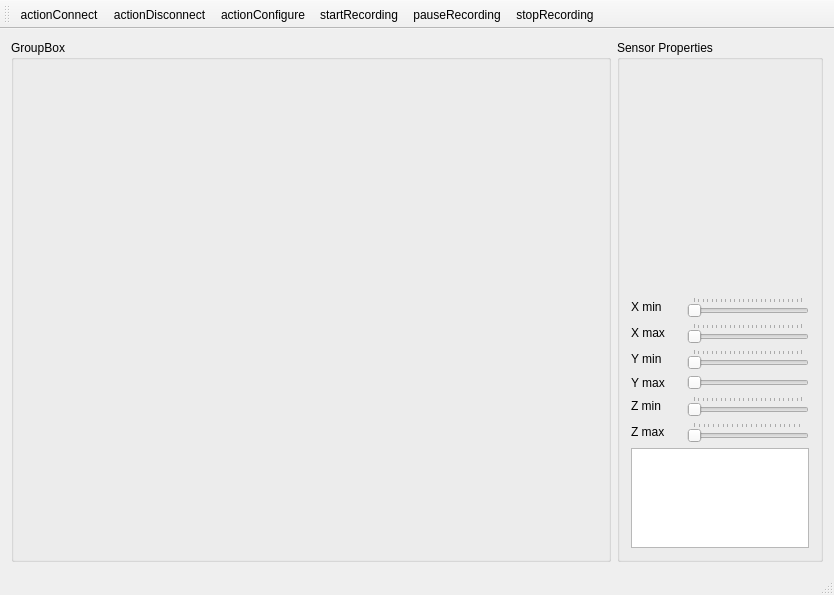
<?xml version="1.0" encoding="UTF-8"?>
<ui version="4.0">
 <class>MainWindow</class>
 <widget class="QMainWindow" name="MainWindow">
  <property name="geometry">
   <rect>
    <x>0</x>
    <y>0</y>
    <width>834</width>
    <height>595</height>
   </rect>
  </property>
  <property name="windowTitle">
   <string>MainWindow</string>
  </property>
  <widget class="QWidget" name="centralWidget">
   <layout class="QGridLayout" name="gridLayout_2">
    <item row="0" column="0">
     <layout class="QGridLayout" name="gridLayout_3">
      <item row="0" column="0">
       <widget class="QGroupBox" name="groupBox">
        <property name="enabled">
         <bool>true</bool>
        </property>
        <property name="sizePolicy">
         <sizepolicy hsizetype="Preferred" vsizetype="Preferred">
          <horstretch>0</horstretch>
          <verstretch>6</verstretch>
         </sizepolicy>
        </property>
        <property name="minimumSize">
         <size>
          <width>600</width>
          <height>0</height>
         </size>
        </property>
        <property name="title">
         <string>GroupBox</string>
        </property>
        <layout class="QGridLayout" name="gridLayout_4">
         <item row="0" column="0">
          <layout class="QVBoxLayout" name="verticalLayout_3">
           <item>
            <widget class="QCustomPlot" name="chart_1" native="true"/>
           </item>
           <item>
            <widget class="QCustomPlot" name="chart_3" native="true"/>
           </item>
           <item>
            <widget class="QCustomPlot" name="chart_2" native="true"/>
           </item>
          </layout>
         </item>
        </layout>
       </widget>
      </item>
     </layout>
    </item>
    <item row="0" column="1">
     <widget class="QGroupBox" name="groupBox_2">
      <property name="title">
       <string>Sensor Properties</string>
      </property>
      <layout class="QVBoxLayout" name="verticalLayout">
       <item>
        <widget class="MyGLWidget" name="myGLWidget" native="true"/>
       </item>
       <item>
        <layout class="QHBoxLayout" name="horizontalLayout">
         <item>
          <widget class="QLabel" name="label">
           <property name="minimumSize">
            <size>
             <width>50</width>
             <height>0</height>
            </size>
           </property>
           <property name="text">
            <string>X min</string>
           </property>
          </widget>
         </item>
         <item>
          <widget class="QSlider" name="horizontalSlider">
           <property name="maximum">
            <number>360</number>
           </property>
           <property name="singleStep">
            <number>1</number>
           </property>
           <property name="pageStep">
            <number>1</number>
           </property>
           <property name="orientation">
            <enum>Qt::Horizontal</enum>
           </property>
           <property name="tickPosition">
            <enum>QSlider::TicksAbove</enum>
           </property>
           <property name="tickInterval">
            <number>15</number>
           </property>
          </widget>
         </item>
        </layout>
       </item>
       <item>
        <layout class="QHBoxLayout" name="horizontalLayout_4">
         <item>
          <widget class="QLabel" name="label_4">
           <property name="minimumSize">
            <size>
             <width>50</width>
             <height>0</height>
            </size>
           </property>
           <property name="text">
            <string>X max</string>
           </property>
          </widget>
         </item>
         <item>
          <widget class="QSlider" name="horizontalSlider_4">
           <property name="maximum">
            <number>360</number>
           </property>
           <property name="singleStep">
            <number>16</number>
           </property>
           <property name="pageStep">
            <number>15</number>
           </property>
           <property name="orientation">
            <enum>Qt::Horizontal</enum>
           </property>
           <property name="tickPosition">
            <enum>QSlider::TicksAbove</enum>
           </property>
           <property name="tickInterval">
            <number>15</number>
           </property>
          </widget>
         </item>
        </layout>
       </item>
       <item>
        <layout class="QHBoxLayout" name="horizontalLayout_2">
         <item>
          <widget class="QLabel" name="label_2">
           <property name="minimumSize">
            <size>
             <width>50</width>
             <height>0</height>
            </size>
           </property>
           <property name="text">
            <string>Y min</string>
           </property>
          </widget>
         </item>
         <item>
          <widget class="QSlider" name="horizontalSlider_2">
           <property name="maximum">
            <number>360</number>
           </property>
           <property name="singleStep">
            <number>16</number>
           </property>
           <property name="pageStep">
            <number>15</number>
           </property>
           <property name="orientation">
            <enum>Qt::Horizontal</enum>
           </property>
           <property name="tickPosition">
            <enum>QSlider::TicksAbove</enum>
           </property>
           <property name="tickInterval">
            <number>15</number>
           </property>
          </widget>
         </item>
        </layout>
       </item>
       <item>
        <layout class="QHBoxLayout" name="horizontalLayout_6">
         <item>
          <widget class="QLabel" name="label_6">
           <property name="minimumSize">
            <size>
             <width>50</width>
             <height>0</height>
            </size>
           </property>
           <property name="text">
            <string>Y max</string>
           </property>
          </widget>
         </item>
         <item>
          <widget class="QSlider" name="horizontalSlider_6">
           <property name="maximum">
            <number>360</number>
           </property>
           <property name="singleStep">
            <number>16</number>
           </property>
           <property name="pageStep">
            <number>15</number>
           </property>
           <property name="orientation">
            <enum>Qt::Horizontal</enum>
           </property>
          </widget>
         </item>
        </layout>
       </item>
       <item>
        <layout class="QHBoxLayout" name="horizontalLayout_3">
         <item>
          <widget class="QLabel" name="label_3">
           <property name="minimumSize">
            <size>
             <width>50</width>
             <height>0</height>
            </size>
           </property>
           <property name="text">
            <string>Z min</string>
           </property>
          </widget>
         </item>
         <item>
          <widget class="QSlider" name="horizontalSlider_3">
           <property name="maximum">
            <number>360</number>
           </property>
           <property name="singleStep">
            <number>16</number>
           </property>
           <property name="pageStep">
            <number>15</number>
           </property>
           <property name="orientation">
            <enum>Qt::Horizontal</enum>
           </property>
           <property name="tickPosition">
            <enum>QSlider::TicksAbove</enum>
           </property>
           <property name="tickInterval">
            <number>15</number>
           </property>
          </widget>
         </item>
        </layout>
       </item>
       <item>
        <layout class="QHBoxLayout" name="horizontalLayout_5">
         <item>
          <widget class="QLabel" name="label_5">
           <property name="minimumSize">
            <size>
             <width>50</width>
             <height>0</height>
            </size>
           </property>
           <property name="text">
            <string>Z max</string>
           </property>
          </widget>
         </item>
         <item>
          <widget class="QSlider" name="horizontalSlider_5">
           <property name="maximum">
            <number>360</number>
           </property>
           <property name="singleStep">
            <number>16</number>
           </property>
           <property name="pageStep">
            <number>15</number>
           </property>
           <property name="orientation">
            <enum>Qt::Horizontal</enum>
           </property>
           <property name="tickPosition">
            <enum>QSlider::TicksAbove</enum>
           </property>
          </widget>
         </item>
        </layout>
       </item>
       <item>
        <widget class="QPlainTextEdit" name="plainTextEdit">
         <property name="maximumSize">
          <size>
           <width>16777215</width>
           <height>100</height>
          </size>
         </property>
        </widget>
       </item>
      </layout>
      <zorder>horizontalSlider_4</zorder>
      <zorder>horizontalSlider_5</zorder>
      <zorder>horizontalSlider_6</zorder>
      <zorder>label</zorder>
      <zorder>label_2</zorder>
      <zorder>label_3</zorder>
      <zorder>label_4</zorder>
      <zorder>label_5</zorder>
      <zorder>label_6</zorder>
      <zorder>horizontalSlider_2</zorder>
     </widget>
    </item>
   </layout>
  </widget>
  <widget class="QMenuBar" name="menuBar">
   <property name="geometry">
    <rect>
     <x>0</x>
     <y>0</y>
     <width>834</width>
     <height>19</height>
    </rect>
   </property>
  </widget>
  <widget class="QStatusBar" name="statusBar"/>
  <widget class="QToolBar" name="mainToolBar">
   <attribute name="toolBarArea">
    <enum>TopToolBarArea</enum>
   </attribute>
   <attribute name="toolBarBreak">
    <bool>false</bool>
   </attribute>
   <addaction name="actionActionConnect"/>
   <addaction name="actionActionDisconnect"/>
   <addaction name="actionActionConfigure"/>
   <addaction name="actionStartRecording"/>
   <addaction name="actionPauseRecording"/>
   <addaction name="actionStopRecording"/>
  </widget>
  <action name="actionActionConnect">
   <property name="icon">
    <iconset resource="images/resources.qrc">
     <normaloff>:/connect.png</normaloff>:/connect.png</iconset>
   </property>
   <property name="text">
    <string>actionConnect</string>
   </property>
   <property name="toolTip">
    <string>Connect to serial port</string>
   </property>
  </action>
  <action name="actionActionDisconnect">
   <property name="icon">
    <iconset resource="images/resources.qrc">
     <normaloff>:/disconnect.png</normaloff>:/disconnect.png</iconset>
   </property>
   <property name="text">
    <string>actionDisconnect</string>
   </property>
   <property name="toolTip">
    <string>Disconnect serial port</string>
   </property>
  </action>
  <action name="actionActionConfigure">
   <property name="icon">
    <iconset resource="images/resources.qrc">
     <normaloff>:/settings.png</normaloff>:/settings.png</iconset>
   </property>
   <property name="text">
    <string>actionConfigure</string>
   </property>
   <property name="toolTip">
    <string>Configure the seriap port</string>
   </property>
  </action>
  <action name="actionStartRecording">
   <property name="icon">
    <iconset resource="images/resources.qrc">
     <normaloff>:/play_icon.png</normaloff>:/play_icon.png</iconset>
   </property>
   <property name="text">
    <string>startRecording</string>
   </property>
   <property name="toolTip">
    <string>start measuring</string>
   </property>
  </action>
  <action name="actionPauseRecording">
   <property name="icon">
    <iconset resource="images/resources.qrc">
     <normaloff>:/pause_icon.png</normaloff>:/pause_icon.png</iconset>
   </property>
   <property name="text">
    <string>pauseRecording</string>
   </property>
   <property name="toolTip">
    <string>pause mesuring</string>
   </property>
  </action>
  <action name="actionStopRecording">
   <property name="icon">
    <iconset resource="images/resources.qrc">
     <normaloff>:/stop_icon.png</normaloff>:/stop_icon.png</iconset>
   </property>
   <property name="text">
    <string>stopRecording</string>
   </property>
  </action>
 </widget>
 <layoutdefault spacing="6" margin="11"/>
 <customwidgets>
  <customwidget>
   <class>QCustomPlot</class>
   <extends>QWidget</extends>
   <header location="global">qcustomplot.h</header>
   <container>1</container>
   <slots>
    <slot>valueChangedSlot(int)</slot>
    <slot>valueChangedSlotMax(int)</slot>
   </slots>
  </customwidget>
  <customwidget>
   <class>MyGLWidget</class>
   <extends>QWidget</extends>
   <header>myglwidget.h</header>
   <container>1</container>
   <slots>
    <slot>setXRotation(int)</slot>
    <slot>setYRotation(int)</slot>
    <slot>setZRotation(int)</slot>
   </slots>
  </customwidget>
 </customwidgets>
 <tabstops>
  <tabstop>horizontalSlider</tabstop>
  <tabstop>horizontalSlider_2</tabstop>
  <tabstop>horizontalSlider_3</tabstop>
 </tabstops>
 <resources>
  <include location="images/resources.qrc"/>
 </resources>
 <connections>
  <connection>
   <sender>horizontalSlider</sender>
   <signal>valueChanged(int)</signal>
   <receiver>chart_1</receiver>
   <slot>valueChangedSlot(int)</slot>
   <hints>
    <hint type="sourcelabel">
     <x>811</x>
     <y>178</y>
    </hint>
    <hint type="destinationlabel">
     <x>226</x>
     <y>153</y>
    </hint>
   </hints>
  </connection>
  <connection>
   <sender>horizontalSlider_2</sender>
   <signal>valueChanged(int)</signal>
   <receiver>chart_3</receiver>
   <slot>valueChangedSlot(int)</slot>
   <hints>
    <hint type="sourcelabel">
     <x>811</x>
     <y>280</y>
    </hint>
    <hint type="destinationlabel">
     <x>240</x>
     <y>256</y>
    </hint>
   </hints>
  </connection>
  <connection>
   <sender>horizontalSlider_3</sender>
   <signal>valueChanged(int)</signal>
   <receiver>chart_2</receiver>
   <slot>valueChangedSlot(int)</slot>
   <hints>
    <hint type="sourcelabel">
     <x>811</x>
     <y>381</y>
    </hint>
    <hint type="destinationlabel">
     <x>373</x>
     <y>549</y>
    </hint>
   </hints>
  </connection>
  <connection>
   <sender>horizontalSlider</sender>
   <signal>valueChanged(int)</signal>
   <receiver>myGLWidget</receiver>
   <slot>setXRotation(int)</slot>
   <hints>
    <hint type="sourcelabel">
     <x>811</x>
     <y>178</y>
    </hint>
    <hint type="destinationlabel">
     <x>812</x>
     <y>140</y>
    </hint>
   </hints>
  </connection>
  <connection>
   <sender>horizontalSlider_2</sender>
   <signal>valueChanged(int)</signal>
   <receiver>myGLWidget</receiver>
   <slot>setYRotation(int)</slot>
   <hints>
    <hint type="sourcelabel">
     <x>811</x>
     <y>280</y>
    </hint>
    <hint type="destinationlabel">
     <x>812</x>
     <y>140</y>
    </hint>
   </hints>
  </connection>
  <connection>
   <sender>horizontalSlider_3</sender>
   <signal>valueChanged(int)</signal>
   <receiver>myGLWidget</receiver>
   <slot>setZRotation(int)</slot>
   <hints>
    <hint type="sourcelabel">
     <x>811</x>
     <y>381</y>
    </hint>
    <hint type="destinationlabel">
     <x>812</x>
     <y>140</y>
    </hint>
   </hints>
  </connection>
  <connection>
   <sender>horizontalSlider_4</sender>
   <signal>valueChanged(int)</signal>
   <receiver>chart_1</receiver>
   <slot>valueChangedSlotMax(int)</slot>
   <hints>
    <hint type="sourcelabel">
     <x>726</x>
     <y>217</y>
    </hint>
    <hint type="destinationlabel">
     <x>577</x>
     <y>218</y>
    </hint>
   </hints>
  </connection>
  <connection>
   <sender>horizontalSlider_6</sender>
   <signal>valueChanged(int)</signal>
   <receiver>chart_3</receiver>
   <slot>valueChangedSlotMax(int)</slot>
   <hints>
    <hint type="sourcelabel">
     <x>702</x>
     <y>319</y>
    </hint>
    <hint type="destinationlabel">
     <x>546</x>
     <y>319</y>
    </hint>
   </hints>
  </connection>
  <connection>
   <sender>horizontalSlider_5</sender>
   <signal>valueChanged(int)</signal>
   <receiver>chart_2</receiver>
   <slot>valueChangedSlotMax(int)</slot>
   <hints>
    <hint type="sourcelabel">
     <x>706</x>
     <y>426</y>
    </hint>
    <hint type="destinationlabel">
     <x>558</x>
     <y>435</y>
    </hint>
   </hints>
  </connection>
 </connections>
</ui>
